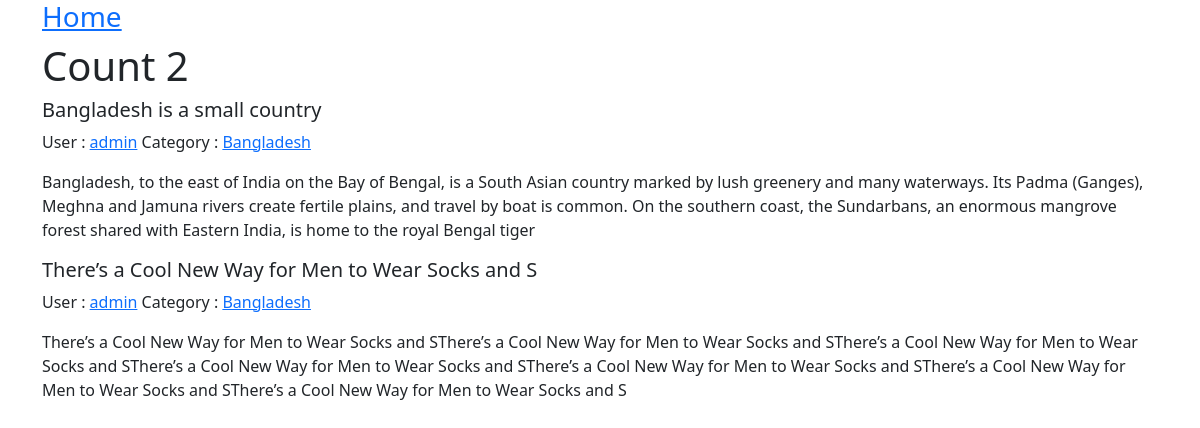
The page /category/post/list/Bangladesh on the database its author committed.
### post/models.py (models this page shows, shortened)
class Post(models.Model):
    title = models.CharField(max_length=100)
    body = models.TextField()
    author = models.ForeignKey(User, on_delete=models.CASCADE)
    category = models.ForeignKey(Category, on_delete=models.SET_NULL, blank=True, null=True)
    create_on = models.DateTimeField(auto_now_add=True)

class Category(models.Model):
    name = models.CharField(max_length=50)
    def __str__(self):
        return self.name

### post/views.py (the view)
# urls.py: path('category/post/list/<category_name>', views.category_filtering_post, name='caregory-filtering-post'),
def category_filtering_post(request,category_name):
    category = Category.objects.get(name=category_name)
    print(category)
    posts = Post.objects.filter(category=category)
    context = {
        'posts': posts
    }
    return render(request, 'caregory_filtering_post.html', context)

### templates/caregory_filtering_post.html
{% extends 'base.html' %}
{% block content %}
<h3><a href='{% url "home" %}'>Home</a></h3>
 <h1>Count {{ posts.count }}</h1>
 {% for post in posts %}
     <div class = "con-md-12 mt-2">
      <div class="col-md-12" >
          <h5 class="title">{{post.title}}</h5>
          <p>User : <a href="{% url 'user-filtering-post' post.author %}">{{ post.author}}</a> Category : <a href="{% url 'caregory-filtering-post' post.category %}">{{ post.category }}</a></p>
          <p class="
          text">{{ post.body }}</p>
        </div>
      </div>
    <div/>
 {% endfor %}
 {% endblock %}

### rows shown on the page
Post: title "Bangladesh is a small country", author "admin", category "Bangladesh", body "Bangladesh, to the east of India on the Bay of Bengal, is a South Asian country marked by lush greenery and many waterways. Its Padma (Ganges), Meghna and Jamuna rivers create fertile plains, and travel by boat is common. On the southern coast, the Sundarbans, an enormous mangrove forest shared with Eastern India, is home to the royal Bengal tiger"
Post: title "There’s a Cool New Way for Men to Wear Socks and S", author "admin", category "Bangladesh", body "There’s a Cool New Way for Men to Wear Socks and SThere’s a Cool New Way for Men to Wear Socks and SThere’s a Cool New Way for Men to Wear Socks and SThere’s a Cool New Way for Men to Wear Socks and SThere’s a Cool New Way for Men to Wear Socks and SThere’s a Cool New Way for Men to Wear Socks and SThere’s a Cool New Way for Men to Wear Socks and S"

### other values the page prints
{{ posts.count }} "2"
